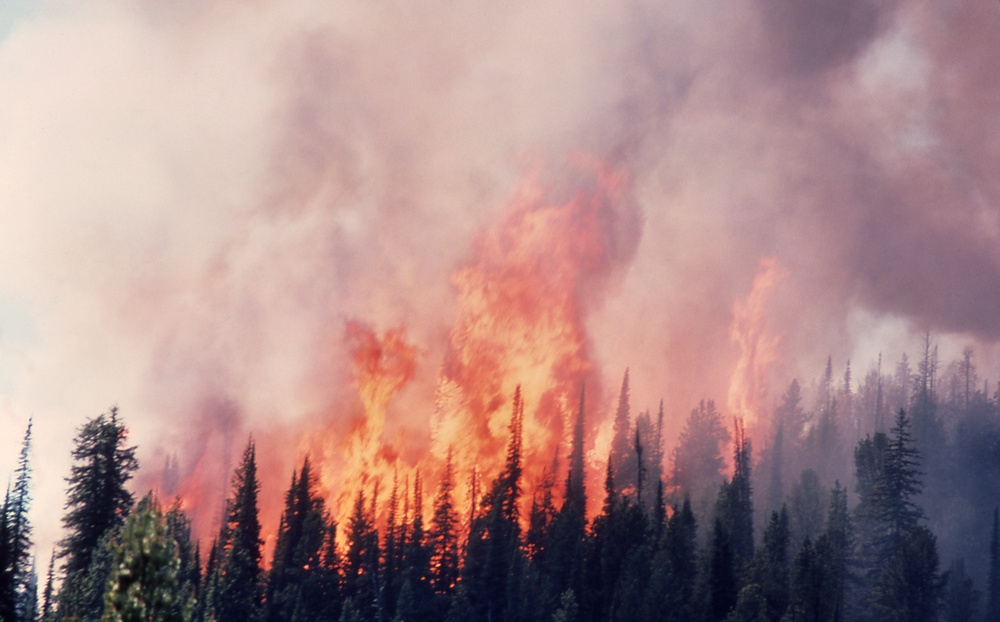
#> input picture Images/11818.jpg, 1000 x 622 px, shrunk from 1999 x 1244 before the run
$ python A2.py Images/11818.jpg
#> lines starting #> are read from the running program, lines starting #| are printed output that depends on the picture; after the words box and inside, x2 and y2 are one past the last pixel; in counts of white or black regions, pixels touching at a corner belong together
import sys

curDir = sys.path[0]
sys.path.append(curDir + '/pythonTOOLBOX')

from imageIO import *
import imageIO

from PIL import Image
import cv2
import numpy as np
import time

def getCommandArgs(curDir):
#> further down, srcBGR is the input picture: shape (622, 1000, 3); mean B, G, R 137.5, 138.1, 170.3
    if(len(sys.argv) < 2):
        print('inncorrect number of command line args')
    inputImage = curDir + "/" + sys.argv[1]

    return inputImage

#Algorithm #1
def alg1(image):
    print("Running Algorithm1 ...\n")

    hsv = cv2.cvtColor(image, cv2.COLOR_BGR2HSV)
#> hsv: shape (622, 1000, 3); mean H, S, V 70.8, 71.6, 174.4
    weaker = np.array([0,130,130])
    stronger = np.array([40,255,255])
    mask = cv2.inRange(hsv, weaker, stronger)
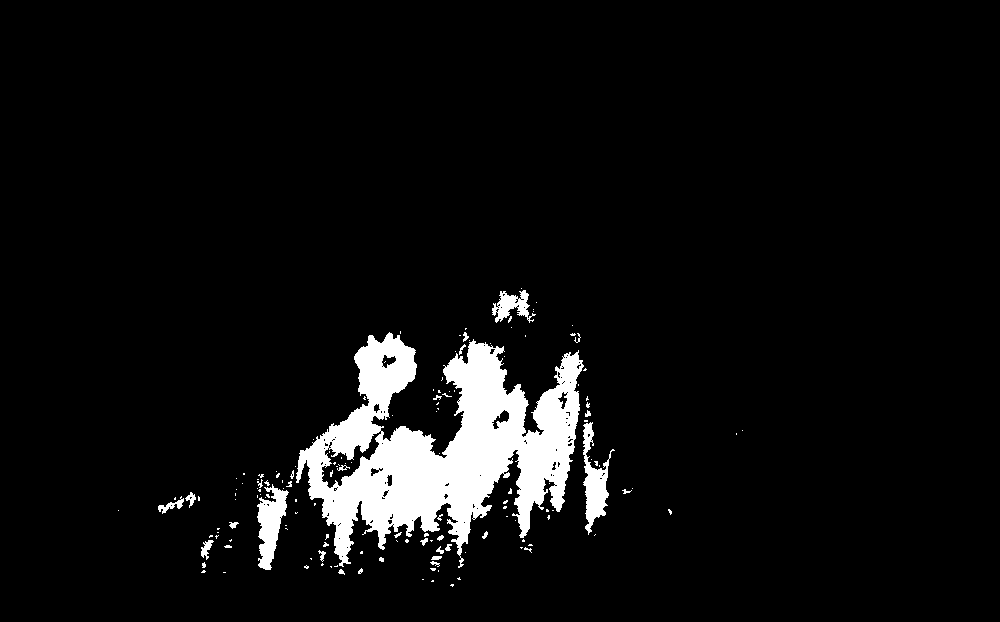
#> mask: shape (622, 1000); 5.9% white; 151 white regions (123 under 20 px), largest, box (x1, y1, x2, y2) and area: (296, 332, 584, 568) 31716, (257, 484, 289, 570) 1489, (583, 422, 615, 535) 1437
    res = cv2.bitwise_and(image,image, mask= mask)
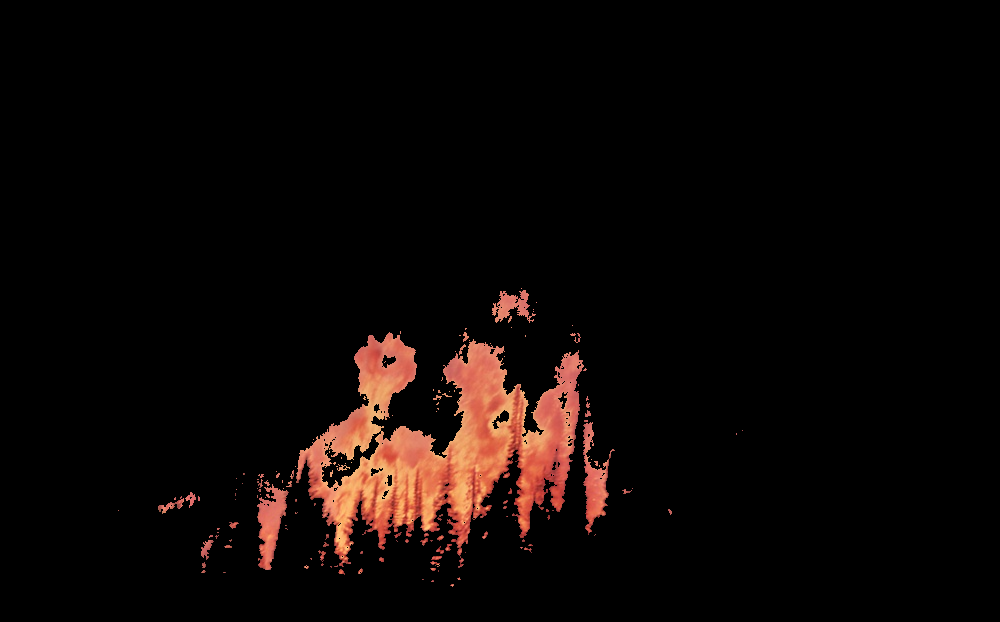
#> res: shape (622, 1000, 3); mean B, G, R 5.3, 7.1, 13.1
    edges = cv2.Canny(mask,100,200)
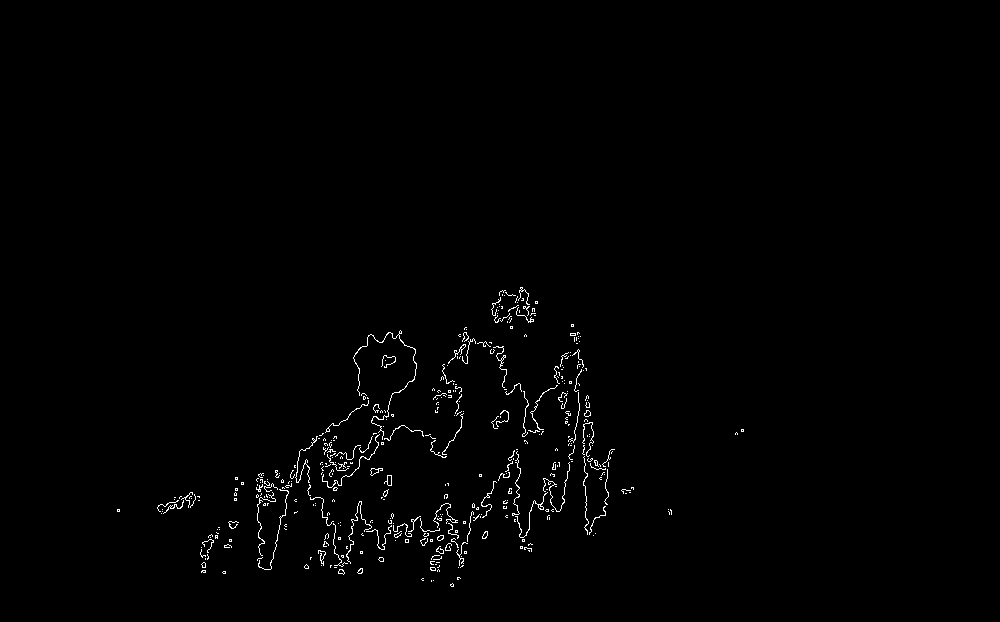
#> edges: shape (622, 1000); 0.91% white in thin lines or dots, all inside (x1, y1, x2, y2) = (117, 287, 744, 587)

    Z = image.reshape((-1,3))

    # convert to np.float32
    Z = np.float32(Z)

    # define criteria, number of clusters(K) and apply kmeans()
    criteria = (cv2.TERM_CRITERIA_EPS + cv2.TERM_CRITERIA_MAX_ITER, 10, 1.0)
    K = 8
    ret,label,center=cv2.kmeans(Z,K,None,criteria,10,cv2.KMEANS_RANDOM_CENTERS)
#> ret = 275500948; center = [[80.3, 65.34, 73.78], [152.2, 146.6, 184.5], [43.94, 25.75, 24.5], [126.7, 113, 143.2], [171.9, 179, 214.4], [204.3, 215.2, 233.4], [121.6, 146.9, 227.4], [82.02, 98.15, 206.3]]

    # Now convert back into uint8, and make original image
    center = np.uint8(center)
#> center = [[80, 65, 73], [152, 146, 184], [43, 25, 24], [126, 112, 143], [171, 178, 214], [204, 215, 233], [121, 146, 227], [82, 98, 206]]
    res = center[label.flatten()]
    res2 = res.reshape((image.shape))
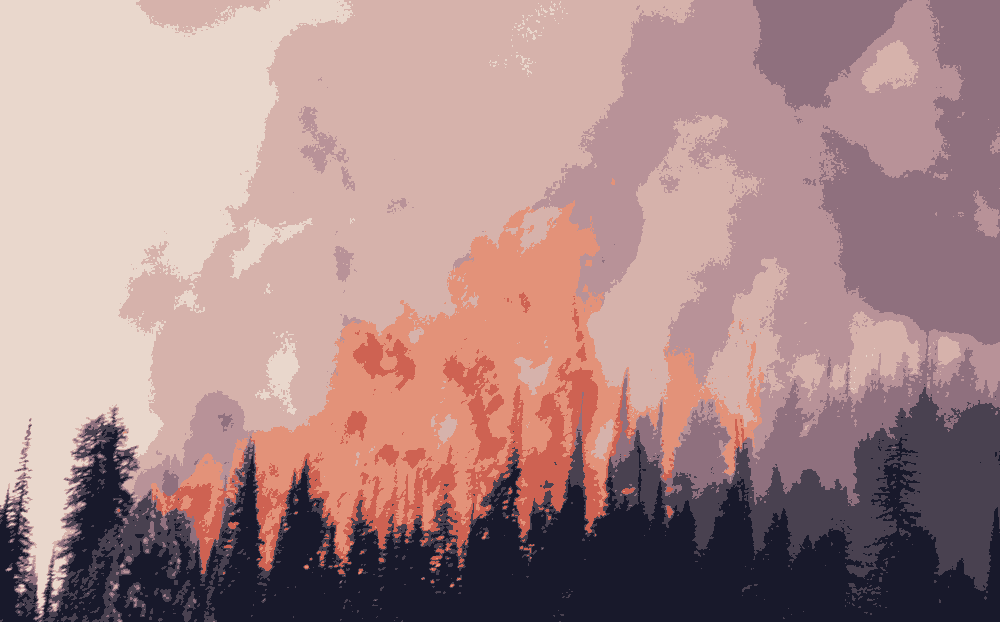
#> res2: shape (622, 1000, 3); mean B, G, R 136.9, 137.4, 169.9
    output = cv2.bitwise_and(res2,res2, mask= mask)

    print("... Finished Running Algorithm1\n")
    return output

#Algorithm #2
def alg2(image):
    print("Running Algorithm2 ...\n")

    blur = cv2.GaussianBlur(image, (21, 21), 0)
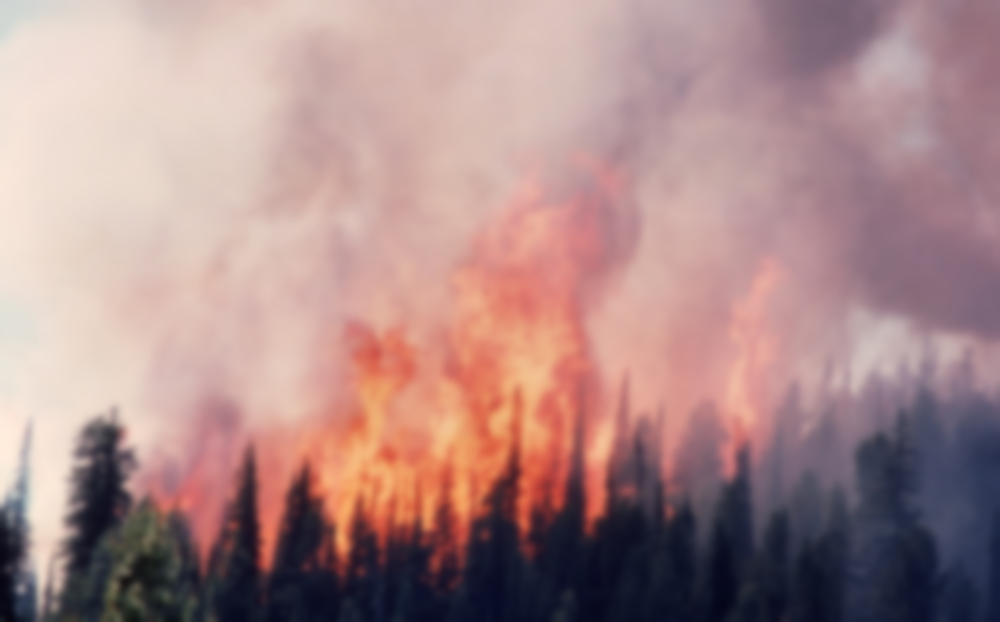
#> blur: shape (622, 1000, 3); mean B, G, R 137.5, 138.1, 170.3
    lab = cv2.cvtColor(blur, cv2.COLOR_BGR2Lab )
#> lab: shape (622, 1000, 3); mean of channels 0, 1, 2 152.1, 140.7, 132.7

    #Find the mean of the L* A* B* values
    L_list = []
    a_list = []
    b_list = []

    PixelArray = np.asarray(lab)
    for n, dim in enumerate(PixelArray):
        for num, row in enumerate(dim):
            L, a, b = row
            L_list.append(L)
            a_list.append(a)
            b_list.append(b)
#> after the loop, L_list = 622000 items; a_list = 622000 items; b_list = 622000 items

    L_mean = np.mean(L_list)
#> L_mean = 152.1
    a_mean = np.mean(a_list)
#> a_mean = 140.7
    b_mean = np.mean(b_list)
#> b_mean = 132.7

    #Check all the Rules of the Algorithm
    mask = image.copy()

    #LAB
    for y in range(0, lab.shape[0]):
        for x in range(0, lab.shape[1]):
            L, a, b = lab[y, x]
            if(L >= L_mean and a >= a_mean and b >= b_mean and b >= a):
                mask[y, x] = 255
            else:
                mask[y, x] = 0
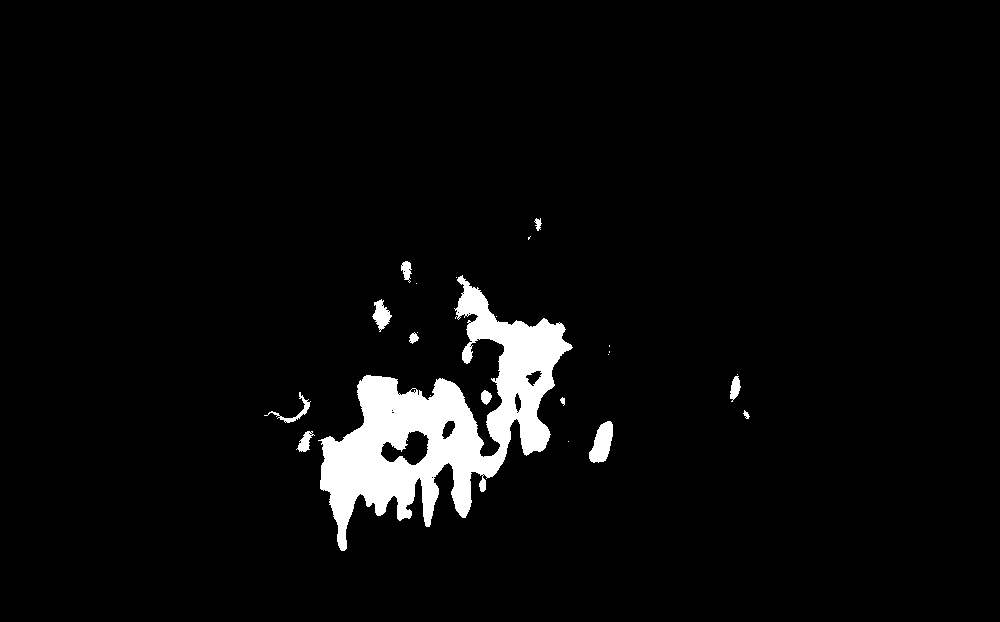
#> mask: shape (622, 1000, 3); 4.2% white; 23 white regions (11 under 20 px), largest, box (x1, y1, x2, y2) and area: (318, 275, 573, 551) 24323, (589, 421, 613, 463) 659, (372, 299, 392, 332) 344

    lower = np.array([255, 255, 255], dtype="uint8")
    upper = np.array([255, 255, 255], dtype="uint8")
    maskR = cv2.inRange(mask, lower, upper)

    alg1 = cv2.bitwise_and(image,image ,mask = maskR)

    hsv = cv2.cvtColor(alg1, cv2.COLOR_BGR2HSV)
#> hsv: shape (622, 1000, 3); mean H, S, V 0.5, 5.6, 10

    #HSV
    lower = [6, 80, 150]
    upper = [35, 255, 255]
    lower = np.array(lower, dtype="uint8")
    upper = np.array(upper, dtype="uint8")
    mask = cv2.inRange(hsv, lower, upper)
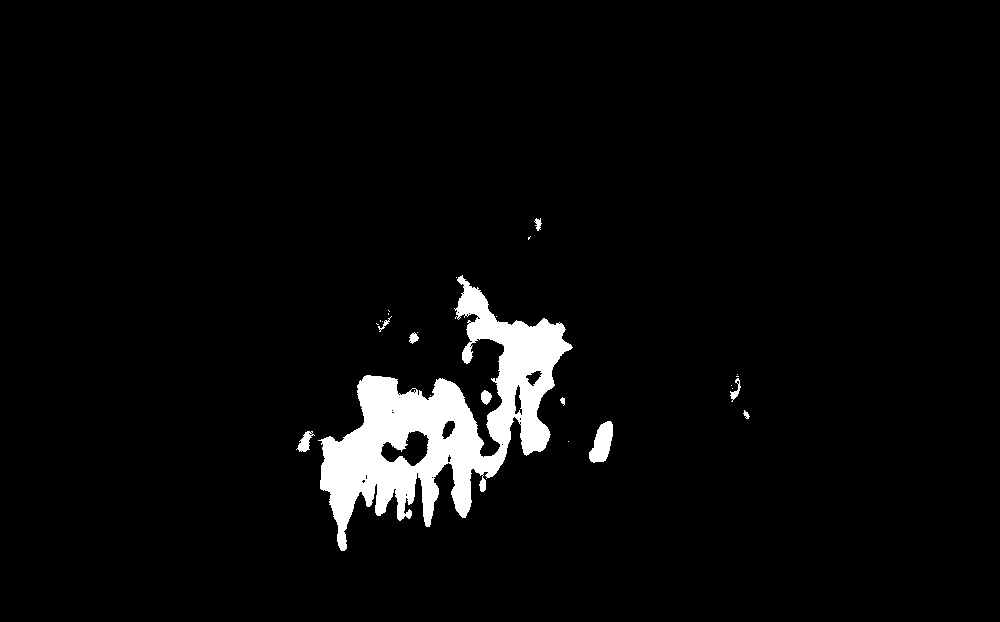
#> mask: shape (622, 1000); 4.1% white; 25 white regions (15 under 20 px), largest, box (x1, y1, x2, y2) and area: (318, 275, 573, 551) 24054, (589, 421, 613, 463) 656, (296, 431, 315, 452) 189

    output = cv2.bitwise_and(image,image ,mask = mask)

    print("... Finished Running Algorithm2\n")

    return output

# Main Thread
print('Welcome to Greg & Petar\'s Image Process Assignment #2: Spot the Fire\n')
inputImage = getCommandArgs(curDir)
print('Input Image: ' + inputImage)

#Get Image
srcBGR = cv2.imread(inputImage)

#Run Algorithm
start1 = time.time()
newImageA1 = alg1(srcBGR)
end1 = time.time()
newImageA2 = alg2(srcBGR)
end2 = time.time()

print("RunTime Analysis: ")
print("Alg 1: ")
print(end1-start1)
print("Alg 2: ")
print(end2-end1)

#Save Image
print("Saving Image: ...\n")
cv2.imwrite("new_fireout_algorithm_1.jpg", newImageA1)
cv2.imwrite("new_fireout_algorithm_2.jpg", newImageA2)

print("Done. exiting...")
